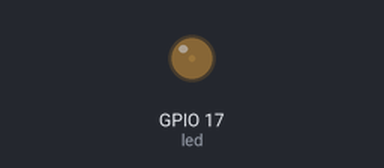
Simulated run of this program. Board: Raspberry Pi (BCM pin numbers). On the bench: output pins drawn as LEDs (lit = HIGH). What the program prints to the terminal is not drawn.

Above: at 0.05 s.
At 0.5 s:
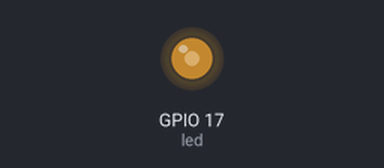
At 0.95 s:
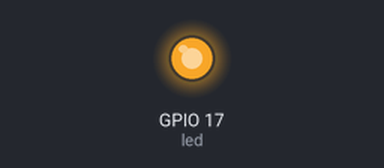
At 1.75 s:
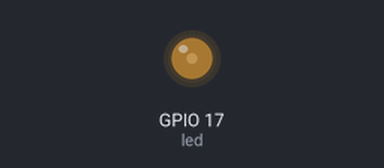
Timing chart, 0 to 4.6 s (numbered marks = the images above):
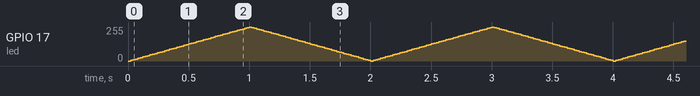

The program:

RP3-E03-control-pwm.py
```python
#!/usr/bin/env python3
"""
RP3-E03 - Control PWM con PWMLED (efecto de atenuacion)
Placa: Raspberry Pi 3 Model B+
Biblioteca: gpiozero

Objetivo: generar PWM con PWMLED y variar el ciclo de trabajo para producir
un efecto de brillo creciente/decreciente ("respiracion"), analogo al
ejercicio U2-E03 de la Unidad 2 (LEDC en el ESP32).

Requiere un LED con su resistencia en GPIO17 (igual montaje que RP3-P01).
"""
import time

from gpiozero import PWMLED

PIN_LED = 17
PASO = 0.02      # incremento del ciclo de trabajo (0.0 a 1.0)
PAUSA_S = 0.02


def main():
    led = PWMLED(PIN_LED)
    print(f"RP3-E03 iniciado: PWM en GPIO{PIN_LED}")

    try:
        while True:
            valor = 0.0
            while valor < 1.0:
                led.value = valor
                valor += PASO
                time.sleep(PAUSA_S)
            valor = 1.0
            while valor > 0.0:
                led.value = valor
                valor -= PASO
                time.sleep(PAUSA_S)
    except KeyboardInterrupt:
        print("\nDetenido por el usuario.")
    finally:
        led.off()
        led.close()


if __name__ == "__main__":
    main()
```
